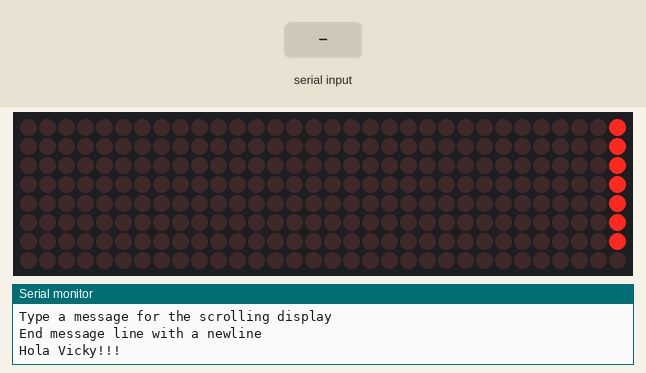
Simulated run of this sketch. Board: Arduino Uno, built with avr-gcc and run on an emulated ATmega328P. Parts: 32×8 LED matrix, the last lines printed to the serial monitor. The inputs (shaded band) are chosen by the test bench.

Above: at 0.11 s.
At 1.26 s:
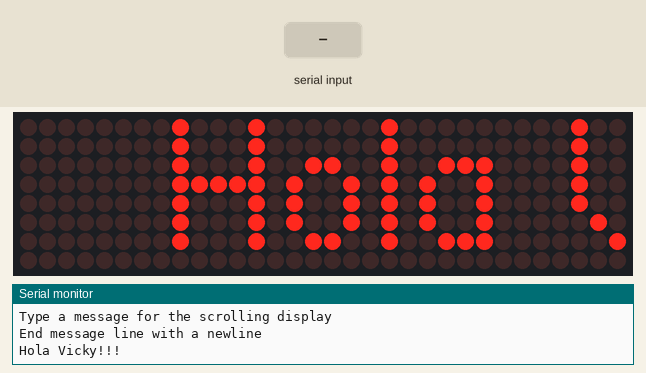
1.3 s: "1\n" received over Serial
2.9 s: byte 10 ('\n') received over Serial
4.4 s: "0\n" received over Serial
At 6.26 s:
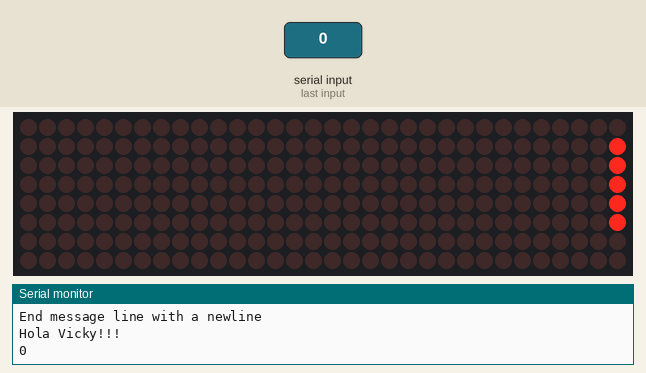

Measured:
- after the input at 4.4 s, the display: changes at once (image 2)

The sketch:

example1.ino
```cpp
// Use the Parola library to scroll text on the display
//
// Demonstrates the use of the scrolling function to display text received
// from the serial interface
//
// User can enter text on the serial monitor and this will display as a
// scrolling message on the display.
// Speed for the display is controlled by a pot on SPEED_IN analog in.
// Scrolling direction is controlled by a switch on DIRECTION_SET digital in.
// Invert ON/OFF is set by a switch on INVERT_SET digital in.
//
// UISwitch library can be found at https://github.com/MajicDesigns/MD_UISwitch
// MD_MAX72XX library can be found at https://github.com/MajicDesigns/MD_MAX72XX
//

#include <MD_Parola.h>
#include <MD_MAX72xx.h>
#include <SPI.h>

// set to 1 if we are implementing the user interface pot, switch, etc


// Turn on debug statements to the serial output
#define DEBUG 0

#if DEBUG
#define PRINT(s, x) { Serial.print(F(s)); Serial.print(x); }
#define PRINTS(x) Serial.print(F(x))
#define PRINTX(x) Serial.println(x, HEX)
#else
#define PRINT(s, x)
#define PRINTS(x)
#define PRINTX(x)
#endif

// Define the number of devices we have in the chain and the hardware interface
// NOTE: These pin numbers will probably not work with your hardware and may
// need to be adapted
#define HARDWARE_TYPE MD_MAX72XX::GENERIC_HW
#define MAX_DEVICES 4
#define CLK_PIN   5
#define DATA_PIN  7
#define CS_PIN    6

// HARDWARE SPI
//MD_Parola P = MD_Parola(HARDWARE_TYPE, CS_PIN, MAX_DEVICES);
// SOFTWARE SPI
MD_Parola P = MD_Parola(HARDWARE_TYPE, DATA_PIN, CLK_PIN, CS_PIN, MAX_DEVICES);

// Scrolling parameters

uint8_t scrollSpeed = 50;    // default frame delay value
textEffect_t scrollEffect = PA_SCROLL_LEFT;
textPosition_t scrollAlign = PA_LEFT;
uint16_t scrollPause = 0; // in milliseconds

// Global message buffers shared by Serial and Scrolling functions
#define  BUF_SIZE  25
char curMessage[BUF_SIZE] = { "" };
char newMessage[BUF_SIZE] = { "Hola Vicky!!!" };
bool newMessageAvailable = true;


void readSerial(void)
{
  static char *cp = newMessage;

  while (Serial.available())
  {
    *cp = (char)Serial.read();
    if ((*cp == '\n') || (cp - newMessage >= BUF_SIZE-2)) // end of message character or full buffer
    {
      *cp = '\0'; // end the string
      // restart the index for next filling spree and flag we have a message waiting
      cp = newMessage;
      newMessageAvailable = true;
    }
    else  // move char pointer to next position
      cp++;
  }
}

void setup()
{
  Serial.begin(57600);
  Serial.print("\n[Parola Scrolling Display]\nType a message for the scrolling display\nEnd message line with a newline");

  P.begin();
  P.displayText(curMessage, scrollAlign, scrollSpeed, scrollPause, scrollEffect, scrollEffect);
}

void loop()
{
  if (P.displayAnimate())
  {
    if (newMessageAvailable)
    {
      Serial.println(curMessage);
      Serial.println(newMessage);
      P.displayText(newMessage, scrollAlign, scrollSpeed, scrollPause, scrollEffect, scrollEffect);
      newMessageAvailable = false;
    }
    P.displayReset();
  }
  readSerial();
}
```
